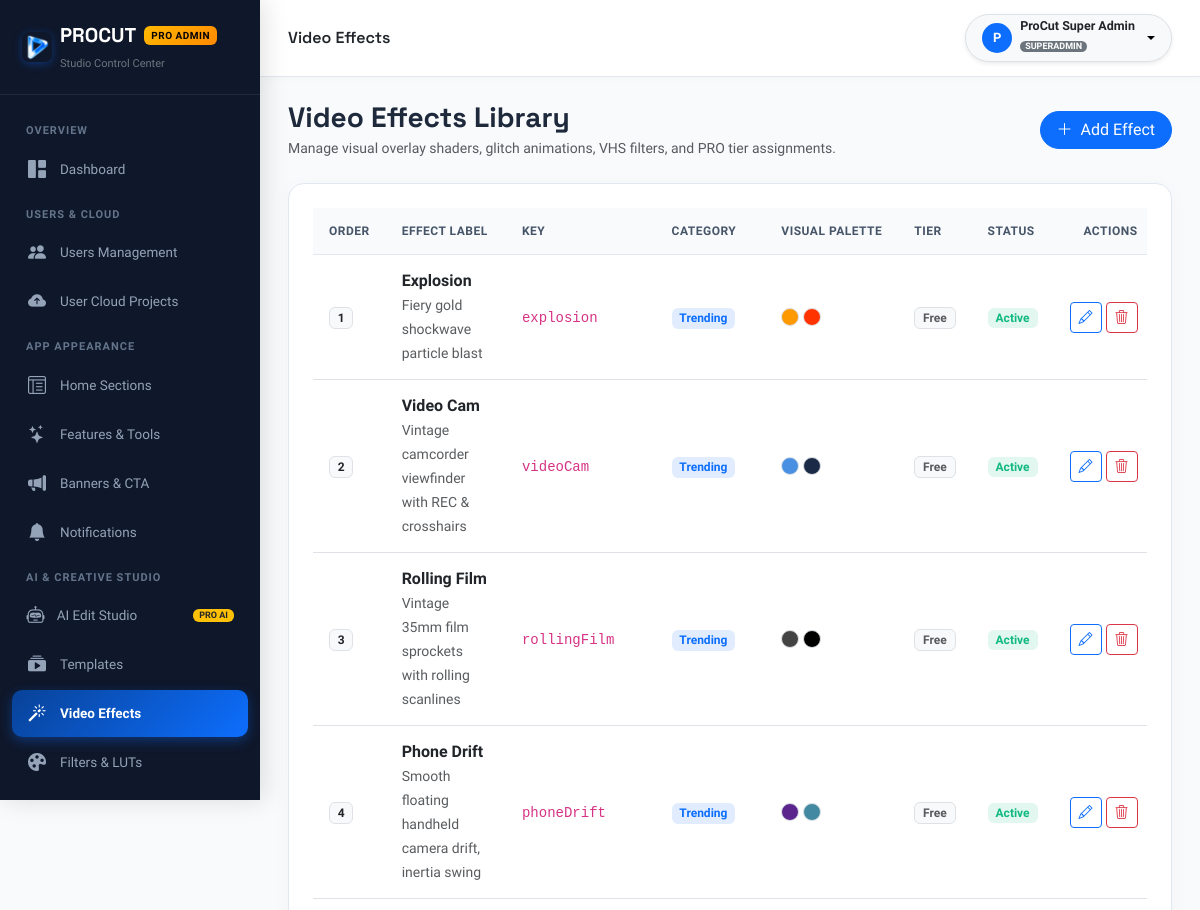
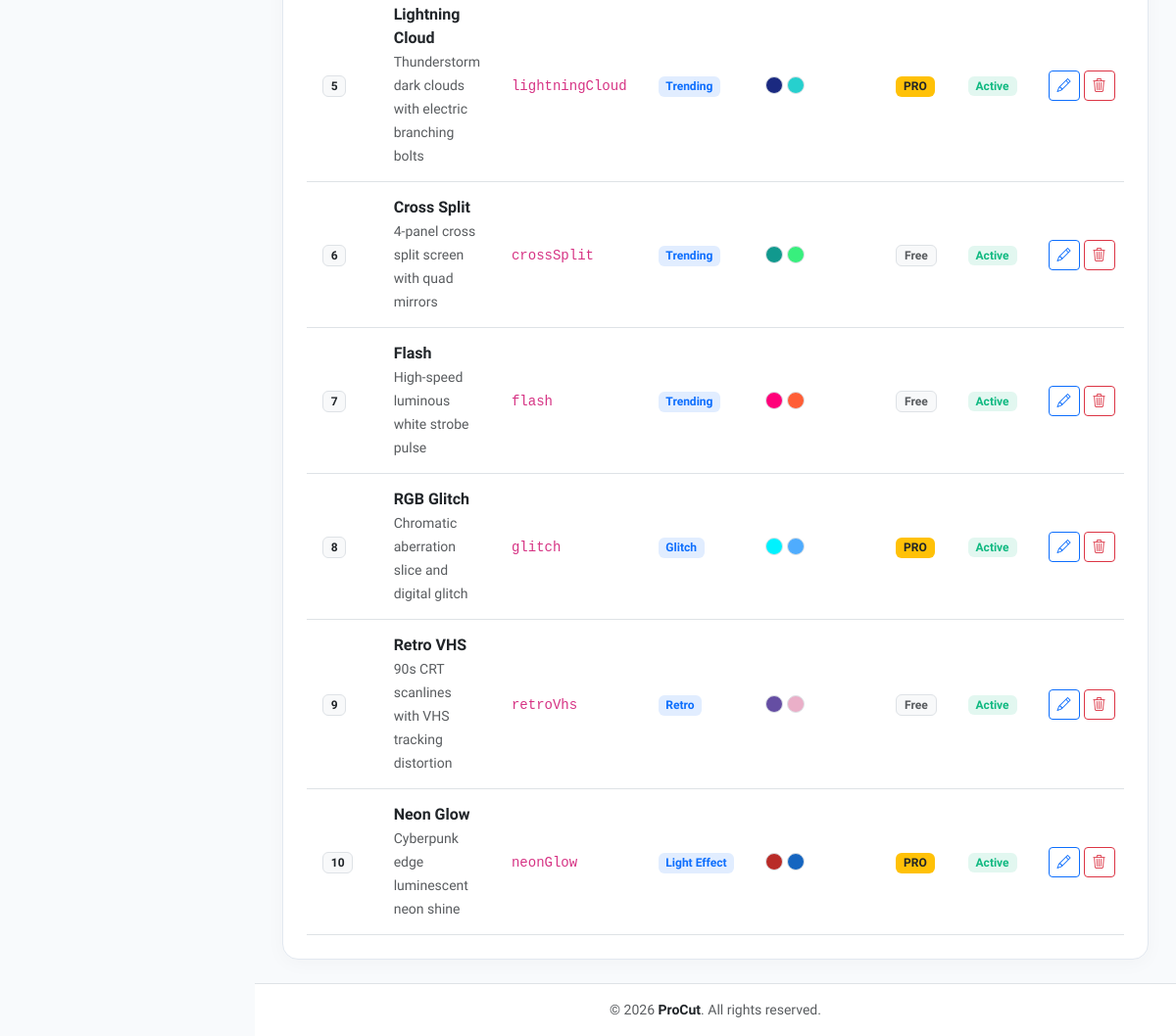
/admin/effects.php (signed in), run on the app's committed database (2 pictures, top to bottom).
### tables this page shows
CREATE TABLE IF NOT EXISTS effects (
    id INT AUTO_INCREMENT PRIMARY KEY,
    effect_key VARCHAR(100) NOT NULL UNIQUE,
    label VARCHAR(255) NOT NULL,
    category VARCHAR(100) NOT NULL DEFAULT 'Trending',
    description TEXT NULL,
    icon_name VARCHAR(100) NOT NULL,
    color1 VARCHAR(32) DEFAULT '0xFF2C2F38',
    color2 VARCHAR(32) DEFAULT '0xFF1E2028',
    is_pro TINYINT(1) DEFAULT 0,
    is_enabled TINYINT(1) DEFAULT 1,
    display_order INT DEFAULT 0,
    created_at DATETIME DEFAULT CURRENT_TIMESTAMP,
    updated_at DATETIME DEFAULT CURRENT_TIMESTAMP ON UPDATE CURRENT_TIMESTAMP,
    INDEX idx_effects_order (display_order),
    INDEX idx_effects_cat (category)
);

### config/database.php (called while the page is built, shortened)
<?php
class Database {
    private static ?PDO $pdo = null;
    public static function getConnection(): PDO {
        $cfgFile = dirname(__DIR__) . '/config.json';
        $cfg = [];
        if (file_exists($cfgFile)) {
            $cfg = @json_decode(file_get_contents($cfgFile), true) ?: [];
        }
        $mysqlCfg = $cfg['mysql'] ?? [];
        $host = (defined('DB_HOST') && DB_HOST !== '127.0.0.1' && DB_HOST !== 'localhost')
            ? DB_HOST
            : ($mysqlCfg['host'] ?? getenv('DB_HOST') ?: (defined('DB_HOST') ? DB_HOST : '127.0.0.1'));
        if ($host === 'localhost') {
            $host = '127.0.0.1';
        }
        $port = (defined('DB_PORT') && DB_PORT != '3306')
            ? DB_PORT
            : ($mysqlCfg['port'] ?? getenv('DB_PORT') ?: '3306');
        $dbname = (defined('DB_NAME') && DB_NAME !== 'procut_db')
            ? DB_NAME
            : ($mysqlCfg['database'] ?? getenv('DB_NAME') ?: (defined('DB_NAME') ? DB_NAME : 'procut_db'));
        $user = (defined('DB_USER') && DB_USER !== 'root')
            ? DB_USER
            : ($mysqlCfg['user'] ?? getenv('DB_USER') ?: (defined('DB_USER') ? DB_USER : 'root'));
        $pass = (defined('DB_PASS') && DB_PASS !== '')
            ? DB_PASS
            : ($mysqlCfg['password'] ?? (getenv('DB_PASS') !== false ? getenv('DB_PASS') : (defined('DB_PASS') ? DB_PASS : '')));
        $socket = '/Applications/XAMPP/xamppfiles/var/mysql/mysql.sock';
        $dsn = "mysql:host={$host};port={$port};dbname={$dbname};charset=utf8mb4";
        $options = [
            PDO::ATTR_ERRMODE            => PDO::ERRMODE_EXCEPTION,
            PDO::ATTR_DEFAULT_FETCH_MODE => PDO::FETCH_ASSOC,
            PDO::ATTR_EMULATE_PREPARES   => false,
            PDO::MYSQL_ATTR_INIT_COMMAND => "SET NAMES utf8mb4 COLLATE utf8mb4_unicode_ci"
        ];
        try {
            self::$pdo = new PDO($dsn, $user, $pass, $options);
        } catch (PDOException $e) {
            if (PHP_OS_FAMILY === 'Darwin' && empty(ini_get('open_basedir')) && @file_exists($socket)) {
                try {
                    $socketDsn = "mysql:unix_socket={$socket};dbname={$dbname};charset=utf8mb4";
                    self::$pdo = new PDO($socketDsn, $user, $pass, $options);
                    return self::$pdo;
                } catch (PDOException $e2) {
                }
            }
            $isApi = str_contains($_SERVER['REQUEST_URI'] ?? '', '/api/');
            if ($isApi) {
                http_response_code(500);
                header('Content-Type: application/json; charset=utf-8');
                die(json_encode([
                    'success' => false,
                    'error' => 'Database connection failed: ' . $e->getMessage()
                ]));
            }
            http_response_code(200);
            header('Content-Type: text/html; charset=utf-8');
            die('<!DOCTYPE html>
<html lang="en">
<head>
    <meta charset="UTF-8">
    <meta name="viewport" content="width=device-width, initial-scale=1.0">
    <title>Database Connection Required — ProCut</title>
    <link href="https://fonts.googleapis.com/css2?family=Plus+Jakarta+Sans:wght@400;600;700&display=swap" rel="stylesheet">
    <style>
        body { font-family: "Plus Jakarta Sans", sans-serif; background: #0F172A; color: #E2E8F0; display: flex; align-items: center; justify-content: center; min-height: 100vh; margin: 0; padding: 20px; }
        .box { background: rgba(30, 41, 59, 0.85); border: 1px solid rgba(255,255,255,0.1); border-radius: 16px; max-width: 580px; width: 100%; padding: 32px; box-shadow: 0 20px 50px rgba(0,0,0,0.5); }
        h2 { color: #F59E0B; margin-top: 0; font-size: 1.4rem; display: flex; align-items: center; gap: 8px; }
        p { line-height: 1.6; color: #94A3B8; font-size: 0.95rem; }
        .error-chip { background: rgba(239, 68, 68, 0.15); color: #F87171; border: 1px solid rgba(239,68,68,0.3); border-radius: 8px; padding: 10px 14px; font-family: monospace; font-size: 0.85rem; word-break: break-all; margin: 16px 0; }
        .code-box { background: #080e1a; border: 1px solid rgba(255,255,255,0.08); border-radius: 8px; padding: 14px; font-family: monospace; font-size: 0.85rem; color: #38BDF8; line-height: 1.5; margin: 16px 0; }
        .step { margin-top: 12px; color: #CBD5E1; font-size: 0.9rem; }
        strong { color: #FFF; }
    </style>
</head>
<body>
    <div class="box">
        <h2>⚠️ Database Connection Setup Required</h2>
        <p>The ProCut server cannot connect to your MySQL database with the current credentials.</p>
        <div class="error-chip">' . htmlspecialchars($e->getMessage()) . '</div>
        <p><strong>Attempted Connection:</strong><br>
        Host: <code>' . htmlspecialchars($host) . '</code> | Database: <code>' . htmlspecialchars($dbname) . '</code> | User: <code>' . htmlspecialchars($user) . '</code></p>
        <div class="step"><strong>How to Fix on InfinityFree:</strong></div>
        <p>Open <strong>File Manager</strong> &rarr; <strong>htdocs</strong> &rarr; <strong>config/config.php</strong> (or <strong>config.json</strong>) and enter your InfinityFree MySQL details:</p>
        <div class="code-box">
define(\'DB_HOST\', \'<strong>sql3xx.infinityfree.com</strong>\');<br>
define(\'DB_NAME\', \'<strong>epiz_xxxxxxx_procut_db</strong>\');<br>
define(\'DB_USER\', \'<strong>epiz_xxxxxxx</strong>\');<br>
define(\'DB_PASS\', \'<strong>your_vpanel_password</strong>\');
        </div>
        <p style="font-size:0.85rem; color:#64748B;">You can copy these 4 details directly from your InfinityFree Account Management page under <em>Database Details</em>.</p>
    </div>
</body>
</html>');
        }
        return self::$pdo;
    }
    public static function query(string $sql, array $params = []): PDOStatement {
        $stmt = self::getConnection()->prepare($sql);
        $stmt->execute($params);
        return $stmt;
    }
    public static function fetchAll(string $sql, array $params = []): array {
        return self::query($sql, $params)->fetchAll();
    }
}

### admin/effects.php (the view, shortened to what this page needs)
<?php
$effects = Database::fetchAll("SELECT * FROM effects ORDER BY display_order ASC");
require_once __DIR__ . '/includes/header.php';
require_once __DIR__ . '/includes/sidebar.php';
require_once __DIR__ . '/includes/navbar.php';
?>
<div class="d-flex flex-wrap justify-content-between align-items-center mb-4 gap-3">
    <div>
        <h3 class="fw-bold mb-1 brand-font">Video Effects Library</h3>
        <p class="text-muted small mb-0">Manage visual overlay shaders, glitch animations, VHS filters, and PRO tier assignments.</p>
    </div>
    <button type="button" class="btn btn-primary rounded-pill px-3" onclick="openNewEffect()">
        <i class="bi bi-plus-lg me-1"></i> Add Effect
    </button>
</div>
<div class="pro-card p-4">
    <div class="table-responsive">
        <table class="table table-hover align-middle mb-0">
            <thead>
                <tr>
                    <th style="width: 70px;">Order</th>
                    <th>Effect Label</th>
                    <th>Key</th>
                    <th>Category</th>
                    <th>Visual Palette</th>
                    <th>Tier</th>
                    <th>Status</th>
                    <th class="text-end">Actions</th>
                </tr>
            </thead>
            <tbody>
                <?php foreach ($effects as $e): ?>
                <tr>
                    <td>
                        <span class="badge bg-light text-dark border fw-bold"><?= (int)$e['display_order'] ?></span>
                    </td>
                    <td>
                        <div class="fw-bold text-dark"><?= htmlspecialchars($e['label']) ?></div>
                        <small class="text-muted"><?= htmlspecialchars($e['description']) ?></small>
                    </td>
                    <td>
                        <code><?= htmlspecialchars($e['effect_key']) ?></code>
                    </td>
                    <td>
                        <span class="badge badge-soft-primary"><?= htmlspecialchars($e['category']) ?></span>
                    </td>
                    <td>
                        <div class="d-flex gap-1 align-items-center">
                            <span class="rounded-circle d-inline-block border" style="width: 18px; height: 18px; background-color: <?= str_replace('0xFF', '#', $e['color1']) ?>;"></span>
                            <span class="rounded-circle d-inline-block border" style="width: 18px; height: 18px; background-color: <?= str_replace('0xFF', '#', $e['color2']) ?>;"></span>
                        </div>
                    </td>
                    <td>
                        <?php if ($e['is_pro']): ?>
                            <span class="badge bg-warning text-dark fw-bold">PRO</span>
                        <?php else: ?>
                            <span class="badge bg-light text-muted border">Free</span>
                        <?php endif; ?>
                    </td>
                    <td>
                        <form method="POST" action="" class="d-inline">
                            <?php if ($e['is_enabled']): ?>
                                <button type="submit" class="badge badge-soft-success border-0 px-2 py-1">Active</button>
                            <?php else: ?>
                                <button type="submit" class="badge badge-soft-danger border-0 px-2 py-1">Hidden</button>
                            <?php endif; ?>
                        </form>
                    </td>
                    <td class="text-end">
                        <div class="d-flex justify-content-end gap-1">
                            <button class="btn btn-sm btn-outline-primary py-1 px-2" onclick='editEffect(<?= json_encode($e) ?>)'><i class="bi bi-pencil"></i></button>
                            <form method="POST" action="" onsubmit="return confirm('Delete this effect?');">
                                <button type="submit" class="btn btn-sm btn-outline-danger py-1 px-2"><i class="bi bi-trash3"></i></button>
                            </form>
                        </div>
                    </td>
                </tr>
                <?php endforeach; ?>
            </tbody>
        </table>
    </div>
</div>
<?php require_once __DIR__ . '/includes/footer.php'; ?>

### admin/includes/header.php (style rules this page uses)
:root { --procut-primary: #0D6EFD; --procut-primary-dark: #084298; --procut-accent: #0284C7; --procut-gold: #FFB800; --procut-sidebar-bg: #0F172A; --procut-sidebar-hover: #1E293B; --procut-card-bg: #FFFFFF; --procut-body-bg: #F8FAFC; }
html, body { width: 100%; max-width: 100vw; overflow-x: hidden; margin: 0; padding: 0; box-sizing: border-box; }
*, *::before, *::after { box-sizing: border-box; }
body { font-family: 'Plus Jakarta Sans', sans-serif; background-color: var(--procut-body-bg); color: #1E293B; min-height: 100vh; }
h1, h2, h3, h4, h5, h6, .brand-font { font-family: 'Space Grotesk', sans-serif; }
.pro-card { background: #FFFFFF; border: 1px solid #E2E8F0; border-radius: 16px; box-shadow: 0 4px 20px rgba(0, 0, 0, 0.03); transition: all 0.2s ease; max-width: 100%; box-sizing: border-box; }
.table-responsive { width: 100%; max-width: 100%; overflow-x: auto; -webkit-overflow-scrolling: touch; }
.table > :not(caption) > * > * { padding: 14px 16px; vertical-align: middle; }
.table thead th { background: #F8FAFC; color: #475569; font-size: 12px; text-transform: uppercase; letter-spacing: 0.5px; border-bottom: 1px solid #E2E8F0; white-space: nowrap; }
.badge-soft-primary { background: rgba(13, 110, 253, 0.12); color: #0D6EFD; }
.badge-soft-success { background: rgba(16, 185, 129, 0.12); color: #10B981; }

### data on the page
effects: display_order "1", label "Explosion", description "Fiery gold shockwave particle blast", effect_key "explosion", category "Trending", is_pro "Free", is_enabled "Active"
effects: display_order "2", label "Video Cam", description "Vintage camcorder viewfinder with REC & crosshairs", effect_key "videoCam", category "Trending", is_pro "Free", is_enabled "Active"
effects: display_order "3", label "Rolling Film", description "Vintage 35mm film sprockets with rolling scanlines", effect_key "rollingFilm", category "Trending", is_pro "Free", is_enabled "Active"
effects: display_order "4", label "Phone Drift", description "Smooth floating handheld camera drift, inertia swing", effect_key "phoneDrift", category "Trending", is_pro "Free", is_enabled "Active"
effects: display_order "5", label "Lightning Cloud", description "Thunderstorm dark clouds with electric branching bolts", effect_key "lightningCloud", category "Trending", is_pro "PRO", is_enabled "Active"
effects: display_order "6", label "Cross Split", description "4-panel cross split screen with quad mirrors", effect_key "crossSplit", category "Trending", is_pro "Free", is_enabled "Active"
effects: display_order "7", label "Flash", description "High-speed luminous white strobe pulse", effect_key "flash", category "Trending", is_pro "Free", is_enabled "Active"
effects: display_order "8", label "RGB Glitch", description "Chromatic aberration slice and digital glitch", effect_key "glitch", category "Glitch", is_pro "PRO", is_enabled "Active"
effects: display_order "9", label "Retro VHS", description "90s CRT scanlines with VHS tracking distortion", effect_key "retroVhs", category "Retro", is_pro "Free", is_enabled "Active"
effects: display_order "10", label "Neon Glow", description "Cyberpunk edge luminescent neon shine", effect_key "neonGlow", category "Light Effect", is_pro "PRO", is_enabled "Active"

### other printed values
$pageTitle "Video Effects"
substr($currentAdmin['name'] ?? 'A', 0, 1) "P"
$currentAdmin['name'] "ProCut Super Admin"
$currentAdmin['role'] "SUPERADMIN"
APP_NAME "ProCut"
